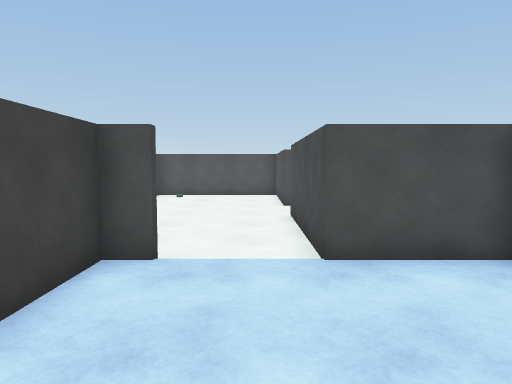
View 1 (above)

24 first-person views from a walk through a Unity game level. The camera is 1.4 m above the floor, tilts 4° down and sees 70° across. The floor is counted in squares, 1 m on a side. Each view is taken from the middle of a square. On the plan, view 1 faces up. The plan holds only what a view shows up to about 16 squares ahead; the rest is blank. The place goes on beyond the plan. The player is left out. Door leaves are left out, so doorways stand open.

View 2
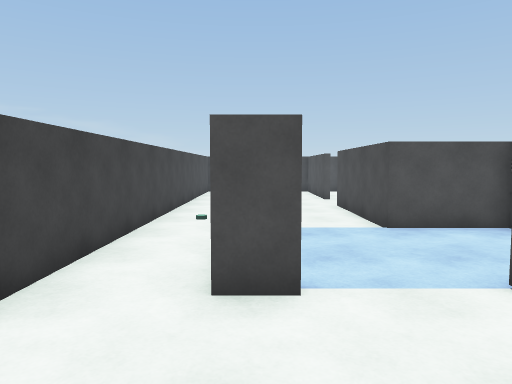

View 3
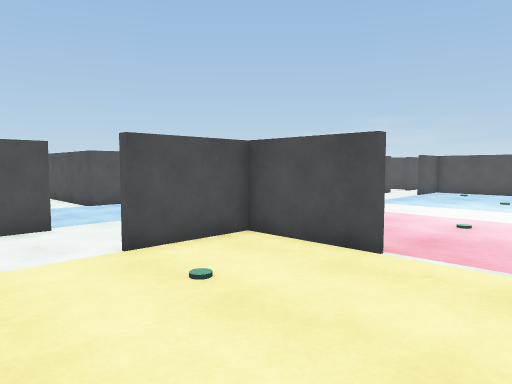

View 4
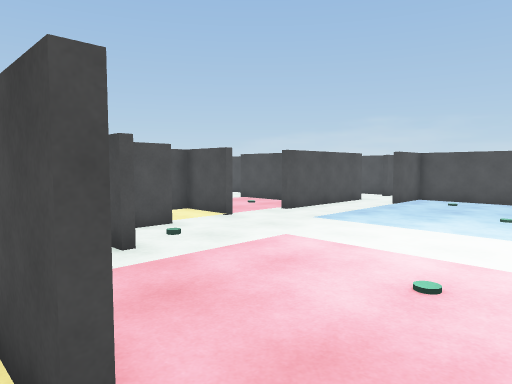

View 5
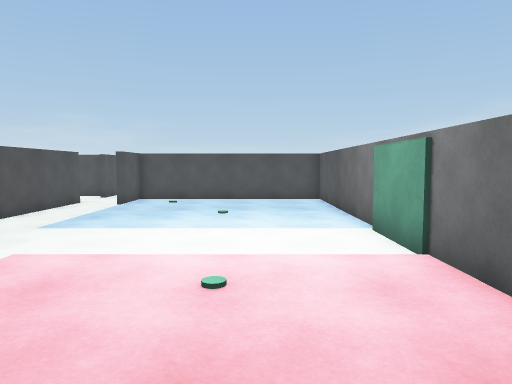

View 6
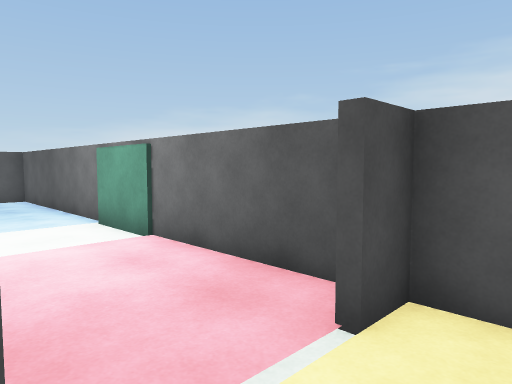

View 7
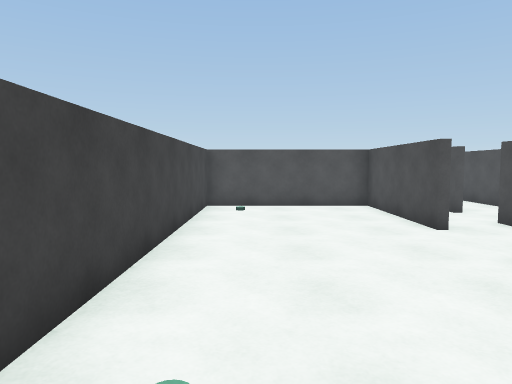

View 8
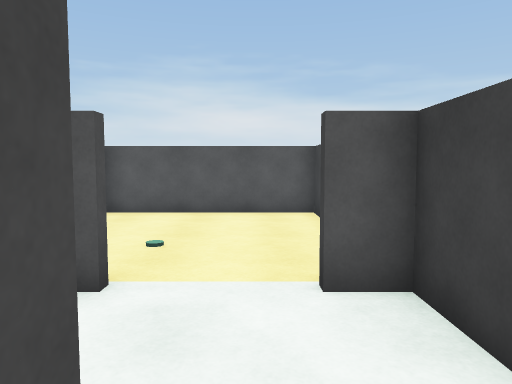

View 9
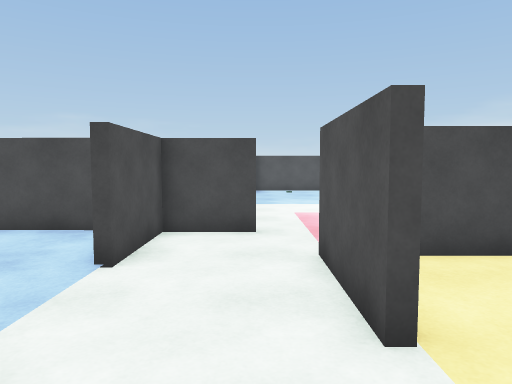

View 10
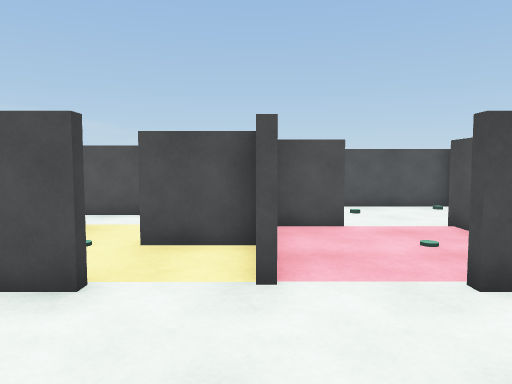

View 11
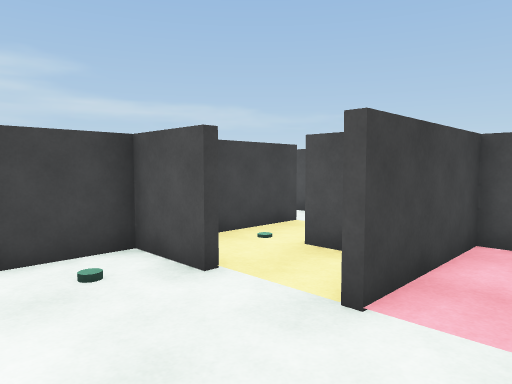

View 12
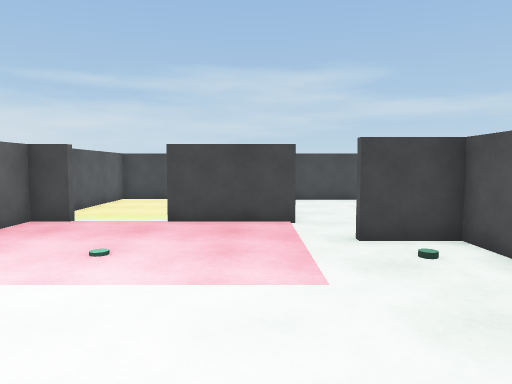

View 13
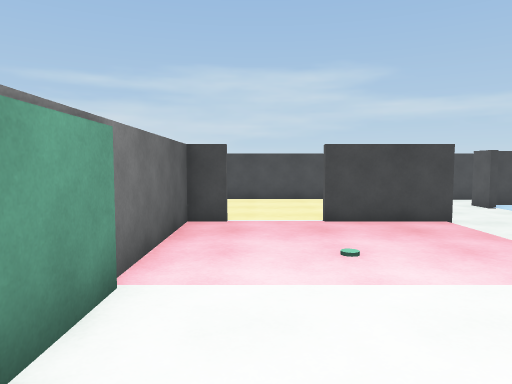

View 14
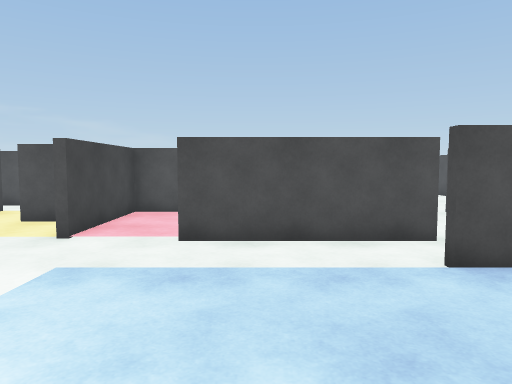

View 15
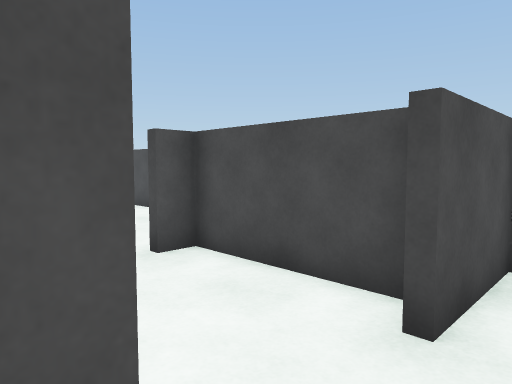

View 16
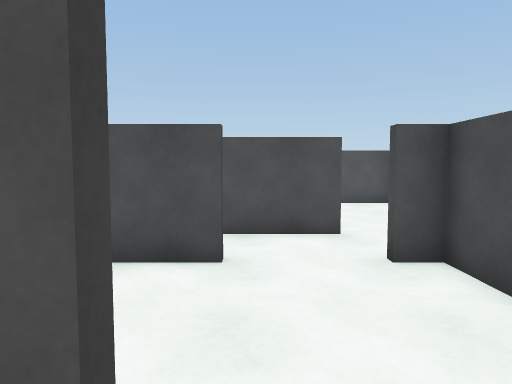

View 17
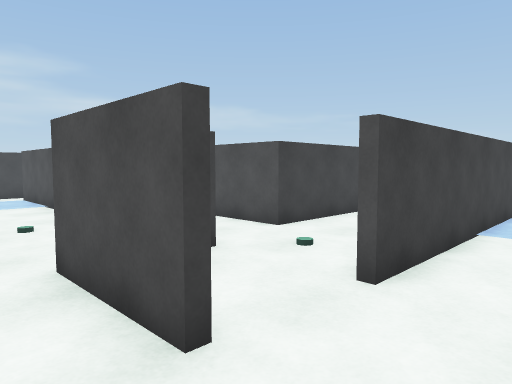

View 18
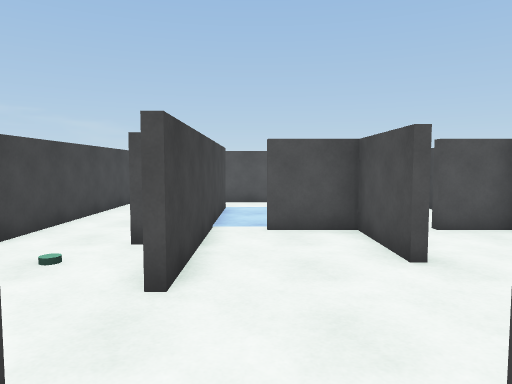

View 19
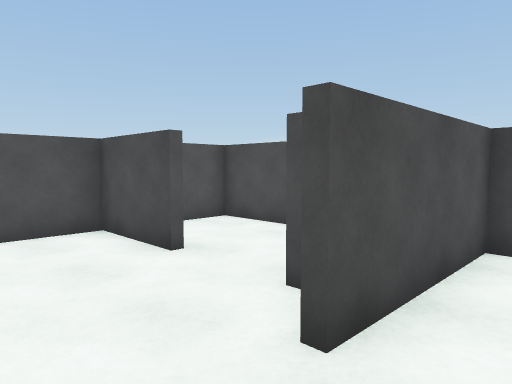

View 20
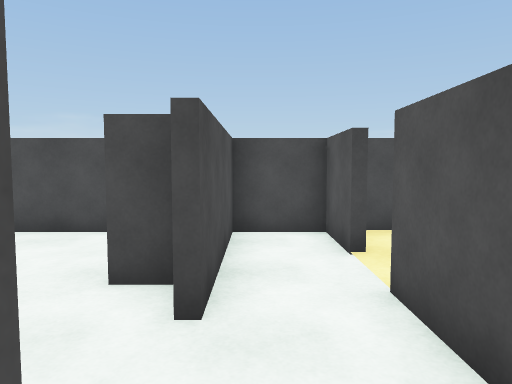

View 21
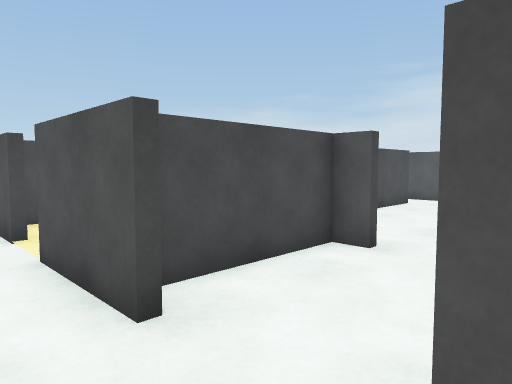

View 22
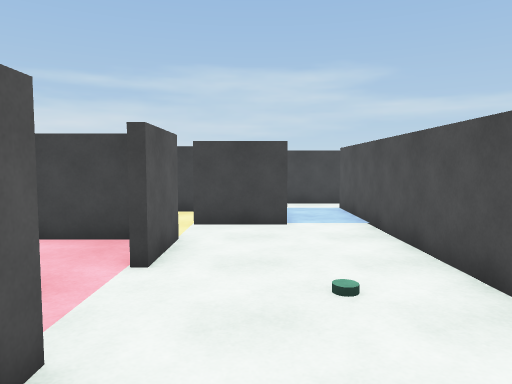

View 23
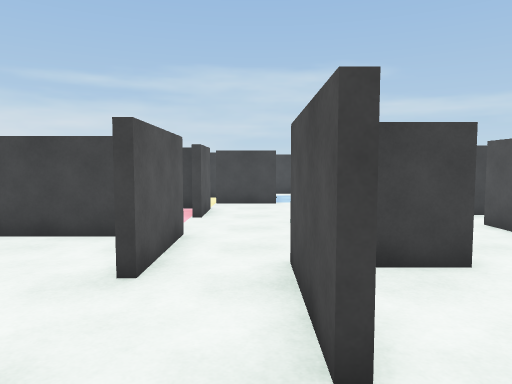

View 24
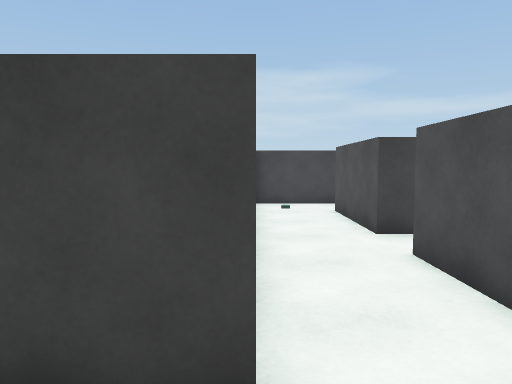

### Floor plan
Ten units are one square. View 1 is at (0, 0); x grows to the right and y downward. Boxes are objects, and circles mark ways between rooms. Rooms are numbered by the first view taken in them; rooms with no view inside come last. Other rooms are left out.
<svg viewBox="-52 -185 305 278">
<path fill="none" stroke="#000" d="M80 -12 80 -33 60 -33M61 -10 40 -10 40 11M37 11 37 -10 10 -10M125 -30 125 -55M144 -10 105 -10M101 -52 83 -52 83 -12M18 76 18 88 168 88 168 10 148 10M-14 20 18 20 18 52M-14 -10 -25 -10M-47 -65 -47 20 -38 20M-47 40 -47 88 15 88 15 78M15 54 15 23 -12 23M207 70 207 45M208 -10 180 -10M156 -10 144 -10M125 -55 155 -55M149 -98 45 -98M179 -75 148 -75M179 -55 210 -55M80 -55 100 -55M63 -79 63 -55M226 -55 248 -55 248 -75 202 -75M150 -101 150 -85M10 -130 10 -180 -47 -180 -47 -65M10 -52 10 -105M95 -136 95 -125 55 -125M143 -125 113 -125M33 -130 33 -100M37 -24 38 -52 10 -52M-14 -52 -22 -52 -22 -18M156 -52 139 -52M179 -12 188 -12 188 -52 180 -52M128 -42 128 -19M213 -111 213 -140 192 -140M180 -145 180 -100M213 -79 213 -88M40 -55 40 -28M30 -135 30 -140M13 -102 13 -81M48 -75 24 -75M45 -98 30 -98"/>
<rect x="35" y="-85" width="10" height="10" fill="#bbb"><title>container</title></rect>
<circle cx="-25" cy="20" r="3" fill="#2a7"/>
<circle cx="20" cy="65" r="3" fill="#2a7"/>
<circle cx="150" cy="0" r="3" fill="#2a7"/>
<circle cx="115" cy="-50" r="3" fill="#2a7"/>
<circle cx="-35" cy="-60" r="3" fill="#2a7"/>
<circle cx="0" cy="-10" r="3" fill="#2a7"/>
<circle cx="70" cy="-20" r="3" fill="#2a7"/>
<circle cx="170" cy="-10" r="3" fill="#2a7"/>
<circle cx="170" cy="-50" r="3" fill="#2a7"/>
<circle cx="190" cy="-80" r="3" fill="#2a7"/>
<circle cx="70" cy="-50" r="3" fill="#2a7"/>
<circle cx="55" cy="-90" r="3" fill="#2a7"/>
<circle cx="165" cy="-100" r="3" fill="#2a7"/>
<circle cx="180" cy="-90" r="3" fill="#2a7"/>
<circle cx="0" cy="-50" r="3" fill="#2a7"/>
<circle cx="10" cy="-120" r="3" fill="#2a7"/>
<circle cx="50" cy="-60" r="3" fill="#2a7"/>
<circle cx="20" cy="-80" r="3" fill="#2a7"/>
<circle cx="30" cy="-90" r="3" fill="#2a7"/>
<text x="80" y="20">1</text>
<text x="-20" y="50">2</text>
<text x="190" y="40">3</text>
<text x="140" y="-70">4</text>
<text x="170" y="-90">5</text>
<text x="-20" y="-120">6</text>
<text x="100" y="-120">7</text>
<text x="10" y="-30">8</text>
<text x="160" y="-30">9</text>
<text x="190" y="-110">10</text>
<text x="60" y="-40">11</text>
<text x="20" y="-130">12</text>
<text x="30" y="-70">13</text>
<text x="30" y="-90">14</text>
</svg>
Room 1 opens to room 2. Room 1 opens to room 3. Room 1 opens to room 4. Room 1 opens to room 6. Room 1 opens to room 8. Room 1 opens to room 11. Room 3 opens to room 9. Room 4 opens to room 9. Room 4 opens to room 10. Room 4 opens to room 11. Room 4 opens to room 14. Room 5 opens to room 7. Room 5 opens to room 10. Room 6 opens to room 8. Room 6 opens to room 12. Room 11 opens to room 13. Room 12 opens to room 13. Room 12 opens to room 14.

Where each view was taken, in squares from view 1:
view 1: 0 up, 0 right, facing up
view 2: 3 down, 2 left, facing up
view 3: 8 down, 4 left, facing up-right
view 4: 7 down, 1 right, facing up-right
view 5: 6 down, 1 right, facing right
view 6: 5 down, 0 right, facing down-right
view 7: 5 up, 3 left, facing up
view 8: 2 up, 3 left, facing down
view 9: 1 down, 4 left, facing right
view 10: 3 down, 8 right, facing up
view 11: 2 down, 10 right, facing up-left
view 12: 3 down, 11 right, facing left
view 13: 7 down, 11 right, facing left
view 14: 6 down, 12 right, facing up
view 15: 0 up, 15 right, facing up-right
view 16: 0 up, 16 right, facing up
view 17: 6 up, 20 right, facing up-left
view 18: 6 up, 19 right, facing up
view 19: 6 up, 18 right, facing up-right
view 20: 7 up, 17 right, facing right
view 21: 7 up, 15 right, facing down-right
view 22: 7 up, 15 right, facing left
view 23: 7 up, 20 right, facing left
view 24: 10 up, 17 right, facing left
